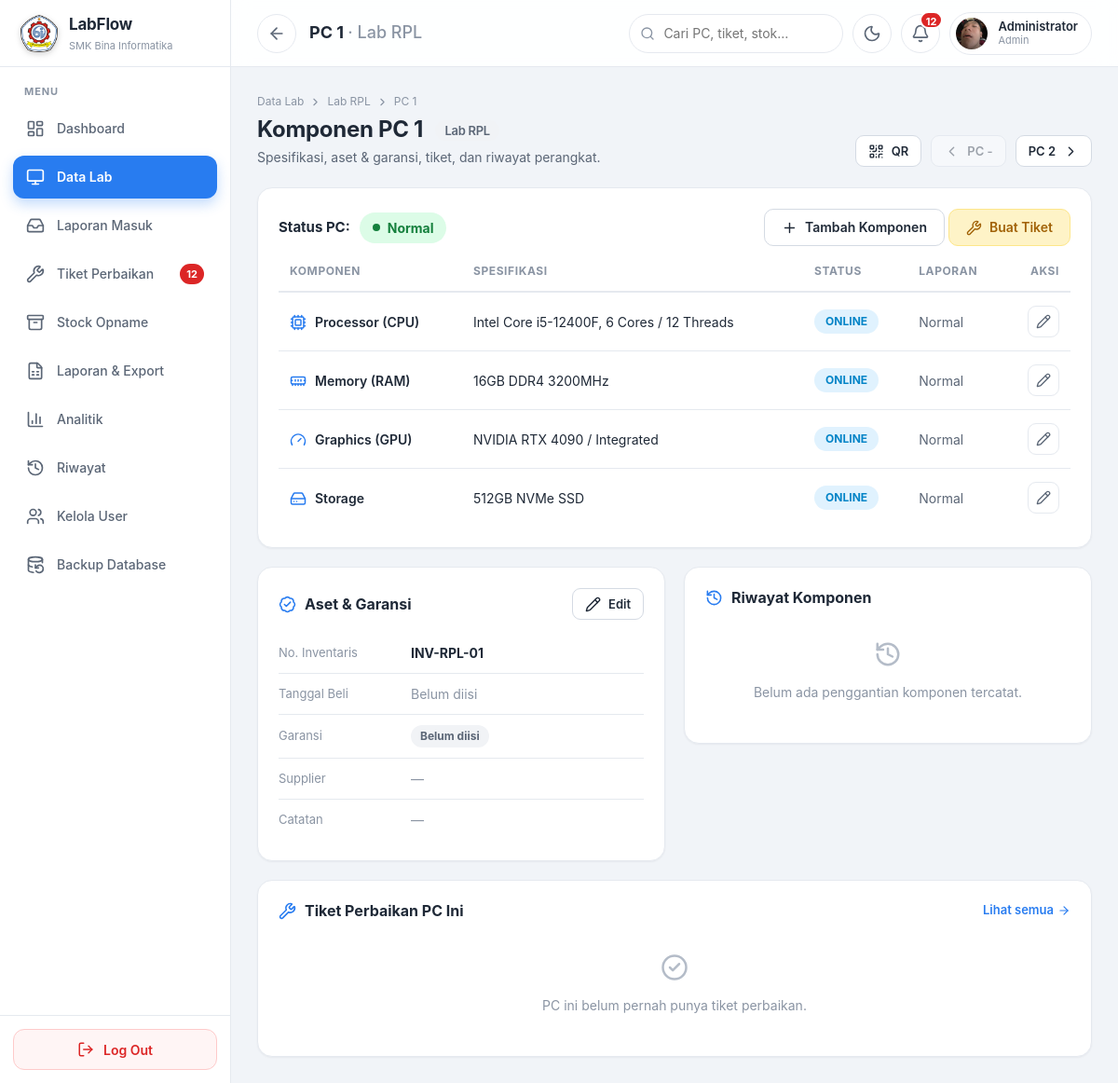
The app's page /LABFLOW/pc.php?lab=rpl&no=1 (signed in) with its own data.
### tables this page shows
CREATE TABLE `pcs` (
  `id` int UNSIGNED NOT NULL,
  `laboratory_id` int UNSIGNED NOT NULL,
  `pc_number` smallint UNSIGNED NOT NULL,
  `asset_tag` varchar(50) DEFAULT NULL,
  `purchase_date` date DEFAULT NULL,
  `warranty_until` date DEFAULT NULL,
  `supplier` varchar(100) DEFAULT NULL,
  `asset_notes` varchar(255) DEFAULT NULL,
  `created_at` timestamp NOT NULL DEFAULT CURRENT_TIMESTAMP
);

CREATE TABLE `laboratories` (
  `id` int UNSIGNED NOT NULL,
  `code` varchar(20) NOT NULL,
  `name` varchar(100) NOT NULL,
  `folder` varchar(50) NOT NULL,
  `page_file` varchar(80) NOT NULL,
  `floor` varchar(30) NOT NULL,
  `status` enum('active','maintenance') NOT NULL DEFAULT 'active',
  `image` varchar(255) NOT NULL DEFAULT 'lab.jpg',
  `total_pcs` smallint UNSIGNED NOT NULL DEFAULT '0',
  `created_at` timestamp NOT NULL DEFAULT CURRENT_TIMESTAMP,
  `updated_at` timestamp NOT NULL DEFAULT CURRENT_TIMESTAMP ON UPDATE CURRENT_TIMESTAMP
);

CREATE TABLE `pc_components` (
  `id` int UNSIGNED NOT NULL,
  `pc_id` int UNSIGNED NOT NULL,
  `component_type` varchar(20) NOT NULL,
  `specification` varchar(255) NOT NULL,
  `status` enum('online','issue') NOT NULL DEFAULT 'online',
  `report` text,
  `updated_by` int UNSIGNED DEFAULT NULL,
  `updated_at` timestamp NOT NULL DEFAULT CURRENT_TIMESTAMP ON UPDATE CURRENT_TIMESTAMP
);

### LABFLOW/config/koneksi.php (called while the page is built, shortened)
<?php
function db(): PDO
{
    static $pdo = null;
    if ($pdo === null) {
        $pdo = new PDO(
            'mysql:host=' . DB_HOST . ';dbname=' . DB_NAME . ';charset=utf8mb4',
            DB_USER,
            DB_PASS,
            [
                PDO::MYSQL_ATTR_INIT_COMMAND => "SET NAMES utf8mb4 COLLATE utf8mb4_unicode_ci, time_zone = '" . (new DateTime('now', new DateTimeZone(APP_TZ)))->format('P') . "'",
                PDO::ATTR_ERRMODE            => PDO::ERRMODE_EXCEPTION,
                PDO::ATTR_DEFAULT_FETCH_MODE => PDO::FETCH_ASSOC,
                PDO::ATTR_EMULATE_PREPARES   => false,
            ]
        );
    }
    return $pdo;
}

### LABFLOW/config/auth.php (called while the page is built, shortened)
<?php
require_once __DIR__ . '/koneksi.php';
function e($v): string
{
    return htmlspecialchars((string)$v, ENT_QUOTES, 'UTF-8');
}
function can_edit(): bool
{
    return in_array($_SESSION['role'] ?? '', ['admin', 'coordinator'], true);
}
function find_pc(string $labCode, int $no): ?array
{
    $s = db()->prepare(
        'SELECT p.*, l.code AS lab_code, l.name AS lab_name, l.floor AS lab_floor, l.status AS lab_status, l.id AS lab_id
         FROM pcs p JOIN laboratories l ON l.id = p.laboratory_id
         WHERE l.code = ? AND p.pc_number = ?'
    );
    $s->execute([$labCode, $no]);
    return $s->fetch() ?: null;
}
function pc_url(string $labCode, int $no, string $base = ''): string
{
    return $base . 'pc.php?lab=' . rawurlencode($labCode) . '&no=' . $no;
}

### LABFLOW/config/components.php (called while the page is built, shortened)
<?php
function component_types(): array
{
    return [
        'cpu'         => ['Processor (CPU)',   'cpu',          'Intel Core i5-12400F, 6 Cores / 12 Threads', true],
        'ram'         => ['Memory (RAM)',      'memory-stick', '16GB DDR4 3200MHz',                          true],
        'gpu'         => ['Graphics (GPU)',    'gauge',        'NVIDIA GeForce GTX 1650 4GB',                true],
        'storage'     => ['Storage',           'hard-drive',   '512GB NVMe SSD',                             true],
        'motherboard' => ['Motherboard',       'circuit-board','ASUS PRIME B660M-K',                         false],
        'psu'         => ['Power Supply (PSU)','plug-zap',     'Corsair CV550 550W',                         false],
        'monitor'     => ['Monitor',           'monitor',      'LG 22MP48 22" IPS Full HD',                  false],
        'keyboard'    => ['Keyboard',          'keyboard',     'Logitech K120',                              false],
        'mouse'       => ['Mouse',             'mouse',        'Logitech G102 Lightsync',                    false],
        'network'     => ['Jaringan (LAN/WiFi)','network',     'Realtek Gigabit LAN onboard',                false],
    ];
}
function component_order(): array
{
    return array_keys(component_types());
}

### LABFLOW/pc.php (the view, shortened to what this page needs)
<?php
require_once __DIR__ . '/config/layout.php';
$labCode = preg_replace('/[^a-z0-9_-]/i', '', (string)($_GET['lab'] ?? ''));
$pcNo   = (int)($_GET['no'] ?? 0);
$pc     = find_pc($labCode, $pcNo);
$pdo     = db();
$canEdit = can_edit();
$labUrl  = 'lab.php?lab=' . rawurlencode($pc['lab_code']);
$nb = $pdo->prepare('SELECT (SELECT MAX(pc_number) FROM pcs WHERE laboratory_id=? AND pc_number<?) AS prev,
                            (SELECT MIN(pc_number) FROM pcs WHERE laboratory_id=? AND pc_number>?) AS next');
$nb->execute([$pc['laboratory_id'], $pcNo, $pc['laboratory_id'], $pcNo]);
$nb   = $nb->fetch();
$prev = $nb['prev'] ? (int)$nb['prev'] : null;
$next = $nb['next'] ? (int)$nb['next'] : null;
$cs = $pdo->prepare('SELECT component_type AS type, specification AS spec, status, report AS `desc`, updated_at FROM pc_components WHERE pc_id=?');
$cs->execute([$pc['id']]);
$comps = [];
foreach ($cs->fetchAll() as $c) { $comps[$c['type']] = $c; }
$issues = 0;
$ts = $pdo->prepare('SELECT * FROM lab_reports WHERE pc_id=? ORDER BY reported_at DESC, id DESC LIMIT 15');
$ts->execute([$pc['id']]);
$tickets = $ts->fetchAll();
$hs = $pdo->prepare('SELECT h.*, u.full_name FROM component_history h LEFT JOIN users u ON u.id=h.user_id
                     WHERE h.pc_id=? ORDER BY h.created_at DESC, h.id DESC LIMIT 30');
$hs->execute([$pc['id']]);
$history = $hs->fetchAll();
[$warnText, $warnColor] = ui_warranty($pc['warranty_until']);
$types   = component_types();
$left = '<a class="icon-circle" href="' . e($labUrl) . '" title="Kembali ke ' . e($pc['lab_name']) . '" aria-label="Kembali ke ' . e($pc['lab_name']) . '"><i data-lucide="arrow-left"></i></a>'
      . '<h1>PC ' . $pcNo . ' <span class="h1-sub">&middot; ' . e($pc['lab_name']) . '</span></h1>';
?>
            <div class="page-head">
                <div>
                    <div class="crumbs">
                        <a href="data_lab.php">Data Lab</a><i data-lucide="chevron-right"></i>
                        <a href="<?= e($labUrl) ?>"><?= e($pc['lab_name']) ?></a><i data-lucide="chevron-right"></i>
                        <span>PC <?= $pcNo ?></span>
                    </div>
                    <h1>Komponen PC <?= $pcNo ?> <small class="floor-label"><?= e($pc['lab_name']) ?></small></h1>
                    <p>Spesifikasi, aset &amp; garansi, tiket, dan riwayat perangkat.</p>
                </div>
                <div class="actions">
                    <button type="button" class="btn btn-secondary btn-sm" id="btnQr"><i data-lucide="qr-code"></i> QR</button>
                    <a class="btn btn-secondary btn-sm<?= $prev ? '' : ' disabled' ?>" <?= $prev ? 'href="' . e(pc_url($labCode, $prev)) . '"' : 'aria-disabled="true"' ?>><i data-lucide="chevron-left"></i> PC <?= $prev ?? '-' ?></a>
                    <a class="btn btn-secondary btn-sm<?= $next ? '' : ' disabled' ?>" <?= $next ? 'href="' . e(pc_url($labCode, $next)) . '"' : 'aria-disabled="true"' ?>>PC <?= $next ?? '-' ?> <i data-lucide="chevron-right"></i></a>
                </div>
            </div>
            <div class="card">
                <div class="pc-head">
                    <div class="status-summary">
                        <strong>Status PC:</strong>
                        <?php if ($issues): ?><span class="status-chip bad"><span class="dot"></span>Issue &middot; <?= $issues ?> komponen</span>
                        <?php else: ?><span class="status-chip ok"><span class="dot"></span>Normal</span><?php endif; ?>
                    </div>
                    <?php if ($canEdit): ?>
                    <div class="actions">
                        <button type="button" id="btnAddComp" class="btn btn-secondary"><i data-lucide="plus"></i> Tambah Komponen</button>
                        <button type="button" id="btnTicket" class="btn btn-warning"><i data-lucide="wrench"></i> Buat Tiket</button>
                    </div>
                    <?php endif; ?>
                </div>
                <div class="table-wrap">
                    <table class="table hw-table">
                        <thead>
                            <tr><th>Komponen</th><th>Spesifikasi</th><th>Status</th><th>Laporan</th><?php if ($canEdit): ?><th style="text-align:right">Aksi</th><?php endif; ?></tr>
                        </thead>
                        <tbody id="hwBody">
                        <?php foreach (component_order() as $t): if (!isset($comps[$t])) continue; $c = $comps[$t]; ?>
                            <tr class="<?= $c['status'] === 'issue' ? 'is-issue' : '' ?>">
                                <td><i data-lucide="<?= e($types[$t][1]) ?>"></i><?= e($types[$t][0]) ?></td>
                                <td><?= e($c['spec']) ?></td>
                                <td><span class="status-pill pill-<?= $c['status'] === 'issue' ? 'issue' : 'online' ?>"><?= $c['status'] === 'issue' ? 'ISSUE' : 'ONLINE' ?></span></td>
                                <td class="report"><?= e($c['desc']) ?></td>
                                <?php if ($canEdit): ?><td><div style="display:flex;justify-content:flex-end"><button type="button" class="icon-btn" title="Edit <?= e($types[$t][0]) ?>" aria-label="Edit <?= e($types[$t][0]) ?>" data-edit="<?= e($t) ?>"><i data-lucide="pencil"></i></button></div></td><?php endif; ?>
                            </tr>
                        <?php endforeach; ?>
                        </tbody>
                    </table>
                </div>
            </div>
            <div class="pc-cols">
                <div class="card">
                    <div class="card-head">
                        <h2><i data-lucide="badge-check"></i> Aset &amp; Garansi</h2>
                        <?php if ($canEdit): ?><button type="button" class="btn btn-secondary btn-sm" id="btnAsset"><i data-lucide="pencil"></i> Edit</button><?php endif; ?>
                    </div>
                    <dl class="kv">
                        <div><dt>No. Inventaris</dt><dd><?= $pc['asset_tag'] ? '<strong>' . e($pc['asset_tag']) . '</strong>' : '<span class="muted">Belum diisi</span>' ?></dd></div>
                        <div><dt>Tanggal Beli</dt><dd><?= $pc['purchase_date'] ? e(ui_date($pc['purchase_date'])) : '<span class="muted">Belum diisi</span>' ?></dd></div>
                        <div><dt>Garansi</dt><dd><span class="tk-badge tk-<?= e($warnColor) ?>"><?= e($warnText) ?></span></dd></div>
                        <div><dt>Supplier</dt><dd><?= $pc['supplier'] ? e($pc['supplier']) : '<span class="muted">&mdash;</span>' ?></dd></div>
                        <div><dt>Catatan</dt><dd><?= $pc['asset_notes'] ? e($pc['asset_notes']) : '<span class="muted">&mdash;</span>' ?></dd></div>
                    </dl>
                </div>
                <div class="card">
                    <div class="card-head"><h2><i data-lucide="history"></i> Riwayat Komponen</h2></div>
                    <?php if ($history): ?>
                    <ul class="timeline">
                        <?php foreach ($history as $h): ?>
                        <li>
                            <span class="tl-dot tl-<?= e($h['action']) ?>"></span>
                            <div>
                                <strong><?= e(component_label($h['component_type'])) ?> &middot; <?= ['add' => 'Ditambahkan', 'replace' => 'Diganti', 'remove' => 'Dilepas'][$h['action']] ?></strong>
                                <div class="tl-text">
                                    <?php if ($h['old_spec']): ?><s><?= e($h['old_spec']) ?></s><?php endif; ?>
                                    <?php if ($h['old_spec'] && $h['new_spec']): ?> → <?php endif; ?>
                                    <?php if ($h['new_spec']): ?><?= e($h['new_spec']) ?><?php endif; ?>
                                </div>
                                <?php if ($h['reason']): ?><div class="tl-text soft">Alasan: <?= e($h['reason']) ?></div><?php endif; ?>
                                <div class="tl-meta"><?= e(ui_date($h['created_at'], true)) ?> &bull; <?= e($h['full_name'] ?? '-') ?></div>
                            </div>
                        </li>
                        <?php endforeach; ?>
                    </ul>
                    <?php else: ?>
                    <div class="empty small"><i data-lucide="history"></i><p>Belum ada penggantian komponen tercatat.</p></div>
                    <?php endif; ?>
                </div>
            </div>
            <div class="card" style="margin-top:20px">
                <div class="card-head">
                    <h2><i data-lucide="wrench"></i> Tiket Perbaikan PC Ini</h2>
                    <a class="link-more" href="tiket.php?q=<?= e(rawurlencode($pc['lab_name'] . ' PC ' . $pcNo)) ?>">Lihat semua <i data-lucide="arrow-right"></i></a>
                </div>
                <?php if ($tickets): ?>
                <div class="table-wrap">
                    <table class="table">
                        <thead><tr><th>Tiket</th><th>Masalah</th><th>Prioritas</th><th>Status</th><th>Teknisi</th><th>Dilaporkan</th></tr></thead>
                        <tbody>
                        <?php foreach ($tickets as $t): ?>
                            <tr>
                                <td class="nowrap"><a class="link" href="tiket.php?id=<?= (int)$t['id'] ?>"><strong>#<?= (int)$t['id'] ?></strong></a></td>
                                <td><?= e($t['description']) ?><?= $t['component_type'] ? ' <span class="muted">· ' . e(component_label($t['component_type'])) . '</span>' : '' ?></td>
                                <td><?= ticket_prio_badge($t['priority']) ?></td>
                                <td><?= ticket_badge($t['status']) ?></td>
                                <td><?= $t['technician'] ? e($t['technician']) : '<span class="muted">&mdash;</span>' ?></td>
                                <td class="nowrap"><?= e(ui_date($t['reported_at'])) ?></td>
                            </tr>
                        <?php endforeach; ?>
                        </tbody>
                    </table>
                </div>
                <?php else: ?>
                <div class="empty small"><i data-lucide="circle-check"></i><p>PC ini belum pernah punya tiket perbaikan.</p></div>
                <?php endif; ?>
            </div>

### LABFLOW/assets/css/pc.css (style rules this page uses)
.h1-sub { font-weight: 500; color: var(--text-mute); }
.floor-label { font-size: 13px; font-weight: 600; color: var(--text-soft); background: var(--gray-bg); padding: 3px 10px; border-radius: 20px; vertical-align: middle; margin-left: 8px; }
.btn.disabled { opacity: .4; pointer-events: none; }
.pc-head { display: flex; justify-content: space-between; align-items: center; gap: 12px; flex-wrap: wrap; margin-bottom: 6px; }
.status-summary { display: inline-flex; align-items: center; gap: 10px; font-size: 15px; }
.status-chip { display: inline-flex; align-items: center; gap: 8px; padding: 6px 14px; border-radius: 20px; font-weight: 700; font-size: 14px; }
.status-chip.ok { background: var(--green-bg); color: #15803d; }
.status-chip .dot { animation: blink 1.8s ease-in-out infinite; }
.hw-table td:first-child { white-space: nowrap; font-weight: 600; }
.hw-table td:first-child svg { width: 18px; height: 18px; vertical-align: -4px; margin-right: 9px; color: var(--primary); }
.hw-table .report { color: var(--text-soft); }
.status-pill { display: inline-flex; align-items: center; gap: 6px; padding: 4px 12px; border-radius: 20px; font-size: 12px; font-weight: 700; }
.pill-online { background: #e0f2fe; color: #0284c7; }

### LABFLOW/assets/css/tiket.css (style rules this page uses)
.tk-badge, .tk-prio { display: inline-flex; align-items: center; gap: 6px; padding: 3px 10px; border-radius: 20px; font-size: 12px; font-weight: 700; white-space: nowrap; }
.tk-gray { background: var(--gray-bg); color: var(--text-soft); }
.pc-cols { display: grid; grid-template-columns: repeat(2, minmax(0, 1fr)); gap: 20px; margin-top: 20px; align-items: start; }
.kv > div { display: grid; grid-template-columns: 130px 1fr; gap: 12px; padding: 11px 0; border-bottom: 1px solid var(--border); align-items: center; }
.kv > div:last-child { border-bottom: none; }
.kv dt { color: var(--text-mute); font-size: 13px; }
.kv dd { margin: 0; }

### records on screen
pcs: laboratory.name "Lab RPL", asset_tag "INV-RPL-01"
pc_components: specification "Intel Core i5-12400F, 6 Cores / 12 Threads", report "Normal"
pc_components: specification "16GB DDR4 3200MHz", report "Normal"
pc_components: specification "NVIDIA RTX 4090 / Integrated", report "Normal"
pc_components: specification "512GB NVMe SSD", report "Normal"

### other values on screen
$label "Dashboard"
$label "Data Lab"
$label "Laporan Masuk"
$label "Tiket Perbaikan"
$badges[$key] "12"
$label "Stock Opname"
$label "Laporan & Export"
$label "Analitik"
$label "Riwayat"
$label "Kelola User"
$label "Backup Database"
$pcNo "1"
$bell "12"
current_user_name() "Administrator"
role_label($_SESSION['role'] ?? 'user') "Admin"
